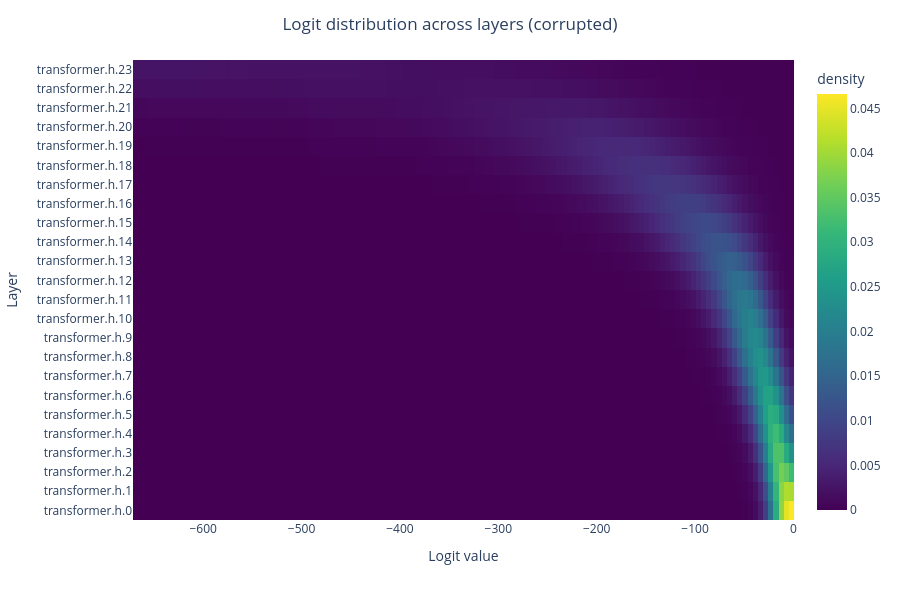

The notebook cell this image was saved under:
### Code cell
hm_corrupted = compute_evolution_heatmap(filtered, n_bins=128, sigma=1.5, mode="corrupted")
fig = plot_evolution_heatmap(hm_corrupted)
fig.show()

### Figure 1 — Plotly figure (JSON) as saved in the notebook; plotly's stock layout.template omitted (floating-point values rounded to 4 significant figures; data arrays with more than 128 entries replaced by an {"elided": "..."} marker saying what was removed)
{"data": [{"colorbar": {"title": {"text": "density"}}, "colorscale": [[0, "#440154"], [0.1111, "#482878"], [0.2222, "#3e4989"], [0.3333, "#31688e"], [0.4444, "#26828e"], [0.5556, "#1f9e89"], [0.6667, "#35b779"], [0.7778, "#6ece58"], [0.8889, "#b5de2b"], [1, "#fde725"]], "hovertemplate": "logit: %{x:.1f}<br>layer: %{y}<br>value: %{z:.4f}<extra></extra>", "type": "heatmap", "x": [-668.7, -663.4, -658.2, -652.9, -647.7, -642.4, -637.2, -631.9, -626.7, -621.4, -616.2, -610.9, -605.7, -600.4, -595.2, -589.9, -584.7, -579.4, -574.2, -568.9, -563.7, -558.4, -553.2, -547.9, -542.7, -537.4, -532.2, -526.9, -521.7, -516.5, -511.2, -506.0, -500.7, -495.5, -490.2, -485.0, -479.7, -474.5, -469.2, -464.0, -458.7, -453.5, -448.2, -443.0, -437.7, -432.5, -427.2, -422.0, -416.7, -411.5, -406.2, -401.0, -395.7, -390.5, -385.2, -380.0, -374.7, -369.5, -364.2, -359.0, -353.7, -348.5, -343.2, -338.0, -332.7, -327.5, -322.2, -317.0, -311.7, -306.5, -301.2, -296.0, -290.8, -285.5, -280.3, -275.0, -269.8, -264.5, -259.3, -254.0, -248.8, -243.5, -238.3, -233.0, -227.8, -222.5, -217.3, -212.0, -206.8, -201.5, -196.3, -191.0, -185.8, -180.5, -175.3, -170.0, -164.8, -159.5, -154.3, -149.0, -143.8, -138.5, -133.3, -128.0, -122.8, -117.5, -112.3, -107.0, -101.8, -96.54, -91.29, -86.05, -80.8, -75.55, -70.3, -65.05, -59.8, -54.55, -49.3, -44.05, -38.81, -33.56, -28.31, -23.06, -17.81, -12.56, -7.312, -2.063], "y": ["transformer.h.0", "transformer.h.1", "transformer.h.2", "transformer.h.3", "transformer.h.4", "transformer.h.5", "transformer.h.6", "transformer.h.7", "transformer.h.8", "transformer.h.9", "transformer.h.10", "transformer.h.11", "transformer.h.12", "transformer.h.13", "transformer.h.14", "transformer.h.15", "transformer.h.16", "transformer.h.17", "transformer.h.18", "transformer.h.19", "transformer.h.20", "transformer.h.21", "transformer.h.22", "transformer.h.23"], "z": {"elided": "24x128 float values"}}], "layout": {"font": {"size": 12}, "height": 600, "margin": {"b": 80, "l": 60, "r": 40, "t": 60}, "title": {"text": "Logit distribution across layers (corrupted)", "x": 0.5, "xanchor": "center"}, "width": 900, "xaxis": {"title": {"text": "Logit value"}}, "yaxis": {"title": {"text": "Layer"}}}}
